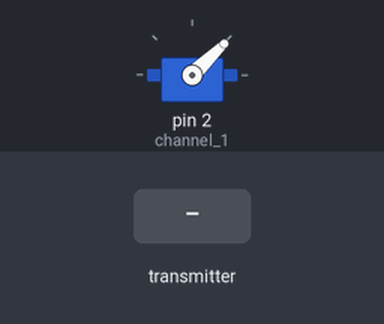
Simulated run of this sketch. Board: Arduino Uno, built with avr-gcc and run on an emulated ATmega328P. Parts: servo. The inputs (shaded band) are chosen by the test bench. No radio packets arrive unless stated.

Above: at 1.2 s.
1.3 s: the transmitter starts sending ch1 = 64
At 1.9 s:
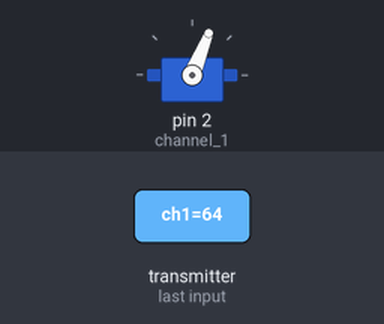
2.8 s: the transmitter starts sending ch1 = 128
At 4.0 s:
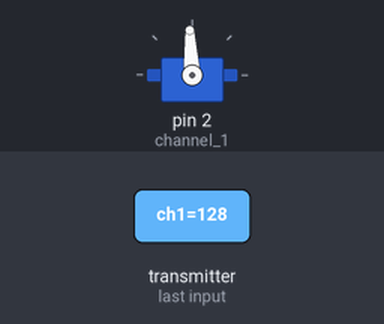
4.3 s: the transmitter starts sending ch1 = 255
At 5.4 s:
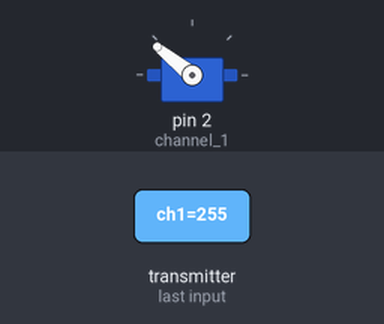
5.8 s: the transmitter starts sending ch1 = 0
At 6.5 s:
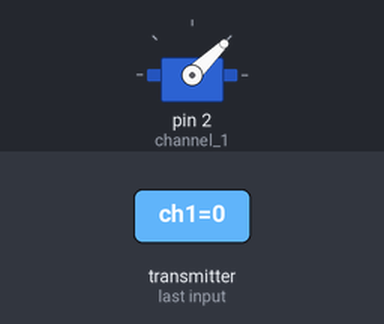
Timing chart, 0 to 8.3 s (numbered marks = the images above; inputs shaded):
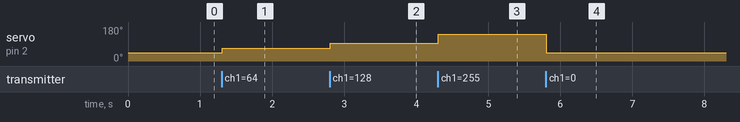

Measured:
- after the input at 1.3 s, servo on pin 2 (channel_1): 44° → 68° at once
- after the input at 2.8 s, servo on pin 2 (channel_1): 68° → 93° at once
- after the input at 4.3 s, servo on pin 2 (channel_1): 93° → 141° at once
- after the input at 5.8 s, servo on pin 2 (channel_1): 141° → 44° at once

The sketch:

Receiver.ino
```cpp
#include"main.h"

void reset_the_Data() {
  received_data.ch1 = 0;
}

void setup(){
  init_channel();
  reset_the_Data();

  radio.begin();
  radio.setAutoAck(false);
  radio.setDataRate(RF24_250KBPS);
  radio.openReadingPipe(1,pipeIn);
  radio.startListening();
}

void loop(){
  receive_the_data();
  unsigned long now = millis();
  if(now - lastRecvTime > 1000){
    reset_the_Data();
  }
  sent_dev();
}
```

funk.h
```cpp
#ifndef funk_h
#define funk_h

#include"var.h"

void sent_dev();
void pwm_send();
void receive_the_data();
void init_channel();

void sent_dev(){
  ch1_value = map(received_data.ch1,0,255,1000,2000);     //Використання змін.резисторів
  ch2_value = map(received_data.ch2,0,255,1000,2000);
  ch3_value = map(received_data.ch3,0,255,1000,2000);
  ch4_value = map(received_data.ch4,0,255,1000,2000);
  ch5_value = map(received_data.ch5,0,1,1000,2000);       //Використання кнопок
  ch6_value = map(received_data.ch6,0,1,1000,2000);
  ch7_value = map(received_data.ch7,0,255,1000,2000);
  pwm_send();
}

void pwm_send(){
  channel_1.writeMicroseconds(ch1_value);                 //Створіть ШІМ-сигнали
}

void receive_the_data(){
  while(radio.available()) {
    radio.read(&received_data, sizeof(Received_data));
    lastRecvTime = millis();                              //Тут ми отримуємо дані
  }
}

void init_channel(){
  channel_1.attach(2);
}

#endif
```

main.h
```cpp
#ifndef main_h
#define main_h

#include"funk.h"

#endif
```

var.h
```cpp
#ifndef var_h
#define var_h

#include"lib.h"

Servo channel_1;
Servo channel_2;
Servo channel_3;
Servo channel_4;
Servo channel_5;
Servo channel_6;
Servo channel_7;

int ch1_value = 0;
int ch2_value = 0;
int ch3_value = 0;
int ch4_value = 0;
int ch5_value = 0;
int ch6_value = 0;
int ch7_value = 0;

struct Received_data {
  byte ch1;
  byte ch2;
  byte ch3;
  byte ch4;
  byte ch5;
  byte ch6;
  byte ch7;
};

Received_data received_data;

const uint64_t pipeIn = 0xE8E8F0F0E1LL;
unsigned long lastRecvTime = 0;
RF24 radio(7, 8);

#endif
```

lib.h
```cpp
#ifndef lib_h
#define lib_h

#include <SPI.h>
#include <nRF24L01.h>
#include <RF24.h>
#include <Servo.h>

#endif
```
